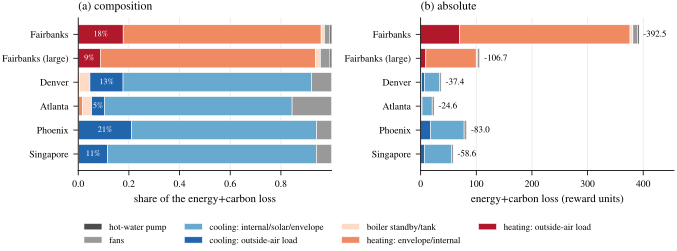

Write the Python code that produced this figure.
"""Energy-flow decomposition figure for the paper.

Reads the instrumented rollouts written by ``python -m sbx.energyflow run``
(``results/<tag>/<building>__<weather>.json``) and draws, for one scenario per
climate station:

  (a) the decomposition of the episode's energy+carbon loss into heating,
      cooling, boiler standby, fans and pump -- as fractions of that scenario's
      own loss, so the shape of the loss is comparable across climates;
  (b) the same decomposition in absolute reward units, so the cold climates'
      dominance is visible.

It also prints the markdown table the report quotes, and the ventilation-share
numbers the headline claim rests on. No simulator calls: every number is read
from a stored rollout.

Run:  starter-kit/.venv/bin/python paper/figures/energy_flow.py [--tag ef_dev30]
"""

from __future__ import annotations

import argparse
import json
from pathlib import Path

import matplotlib

matplotlib.use("Agg")
import matplotlib.pyplot as plt
import numpy as np

plt.rcParams.update(
    {
        "font.family": "serif",
        "font.serif": ["STIXGeneral", "DejaVu Serif"],
        "mathtext.fontset": "stix",
        "font.size": 8,
        "axes.labelsize": 8,
        "axes.titlesize": 8.5,
        "xtick.labelsize": 7,
        "ytick.labelsize": 7,
        "legend.fontsize": 6.5,
        "axes.linewidth": 0.6,
        "xtick.major.width": 0.6,
        "ytick.major.width": 0.6,
        "axes.spines.top": False,
        "axes.spines.right": False,
        "pdf.fonttype": 42,
        "savefig.bbox": "tight",
        "savefig.pad_inches": 0.01,
    }
)

HERE = Path(__file__).resolve().parent
ROOT = HERE.parent.parent
RESULTS = ROOT / "results"
OUT = HERE

# One scenario per station, plus the two largest dev30 buildings. The order is
# cold to hot so the panels read left to right as a climate sweep.
SELECTION = [
    ("building_train_1/fairbanks_1", "Fairbanks"),
    ("building_train_2/fairbanks_2", "Fairbanks (large)"),
    ("building_train_7/denver_5", "Denver"),
    ("building_train_2/atlanta_3", "Atlanta"),
    ("building_train_8/phoenix_4", "Phoenix"),
    ("building_train_4/singapore_3", "Singapore"),
]

# Stacked-bar groups: components that share a mechanism share a colour.
GROUPS = [
    ("heat_vent", "heating: outside-air load", "#b2182b"),
    ("heat_rest", "heating: envelope/internal", "#ef8a62"),
    ("standby", "boiler standby/tank", "#fddbc7"),
    ("cool_vent", "cooling: outside-air load", "#2166ac"),
    ("cool_rest", "cooling: internal/solar/envelope", "#67a9cf"),
    ("fans", "fans", "#999999"),
    ("pump", "hot-water pump", "#4d4d4d"),
]


TAG = ["ef_shipped"]


def _components(record: dict) -> dict[str, float]:
    """Groups the stored per-component losses into the figure's categories."""
    comp = record["components"]
    out = {}
    for name, _, _ in GROUPS:
        if name == "standby":
            # Everything billed that the coils did not draw; may be negative
            # over a window where the tank discharged more than it was charged.
            value = comp["boiler_standby"]["loss_total"]
        elif name == "fans":
            value = comp["fan_supply"]["loss_total"] + comp["fan_exhaust"]["loss_total"]
        else:
            value = comp[name]["loss_total"]
        out[name] = -float(value)  # stored as a loss (negative); plot positive
    return out


def load(tag: str) -> dict[str, dict]:
    out = {}
    for scenario, _ in SELECTION:
        path = RESULTS / tag / (scenario.replace("/", "__") + ".json")
        if not path.exists():
            raise SystemExit(f"missing {path}; run: python -m sbx.energyflow run --tag {tag}")
        out[scenario] = json.loads(path.read_text())
    return out


def fmt(value: float, digits: int = 3) -> str:
    return f"{value:.{digits}f}"


def table(records: dict[str, dict]) -> str:
    """Markdown: the reward-unit decomposition and the physical energy terms."""
    lines = [
        "| scenario | station | $\\bar T_\\mathrm{out}$ (°C) | comfort | energy | carbon "
        "| total | heating: outside-air | heating: envelope/internal | boiler standby "
        "| cooling: outside-air | cooling: internal/solar | fans | pump | residual |",
        "|" + "---|" * 15,
    ]
    for scenario, label in SELECTION:
        r = records[scenario]
        comp = _components(r)  # positive, grouped
        total = sum(comp.values())
        parts = sum(-v["loss_total"] for v in r["components"].values())
        lines.append(
            "| {scen} | {station} | {tout:.1f} | {comfort:.3f} | {energy:.2f} | {carbon:.2f} "
            "| {total:.2f} | {hv:.2f} | {hr:.2f} | {sb:.2f} | {cv:.2f} | {cr:.2f} "
            "| {fan:.3f} | {pump:.3f} | {resid:.3f} |".format(
                scen=scenario.split("/")[-1],
                station=label,
                tout=r["outside_temp_mean"] - 273.15,
                comfort=-r["loss_comfort"],
                energy=-r["loss_energy"],
                carbon=-r["loss_carbon"],
                total=-(r["loss_energy"] + r["loss_carbon"]),
                hv=comp["heat_vent"],
                hr=comp["heat_rest"],
                sb=comp["standby"],
                cv=comp["cool_vent"],
                cr=comp["cool_rest"],
                fan=comp["fans"],
                pump=comp["pump"],
                resid=total - parts,
            )
        )

    lines += [
        "",
        "| scenario | station | coil heat (kWh$_{th}$) | ventilation-carried (kWh$_{th}$, %) "
        "| marginal coil relief, 100% recirc (%) | chiller (kWh$_e$) | vent share of chiller (%) "
        "| supply fan (kWh$_e$) | exhaust fan (kWh$_e$) | pump (kWh$_e$) |",
        "|" + "---|" * 10,
    ]
    for scenario, label in SELECTION:
        r = records[scenario]
        fuel = r["fuel_totals"]
        stats = step_stats(TAG[0], scenario)
        coil = fuel["gas_coil_sum"] / 3.6e6
        vent_heat = stats.get("vent_heat_kwh", -fuel["vent_analytic_sum"] / 3.6e6)
        reheat = fuel["reheat_sum"] / 3.6e6
        reheat_cf = fuel["reheat_cf_sum"] / 3.6e6
        chiller = fuel["chiller_electrical_sum"] / 3.6e6
        vent_cool = fuel["chiller_vent_sum"] / 3.6e6
        vcp = f"{100.0 * vent_cool / chiller:.0f}%" if chiller > 1e-9 else "--"
        vhp = (
            f"{100.0 * vent_heat / coil:.0f}%"
            if coil > 1.0 and vent_heat <= coil
            else "--"
        )
        marg = (
            f"{100.0 * (reheat - reheat_cf) / reheat:.1f}%"
            if reheat > 1e-9
            else "--"
        )
        lines.append(
            "| {scen} | {station} | {coil:.1f} | {vh:.1f} ({vhp}) | {marg} "
            "| {chiller:.2f} | {vc:.2f} ({vcp}) | {fs:.2f} | {fe:.2f} | {pump:.2f} |".format(
                scen=scenario.split("/")[-1],
                station=label,
                coil=coil,
                vh=vent_heat,
                vhp=vhp,
                marg=marg,
                chiller=chiller,
                vc=vent_cool,
                vcp=vcp,
                fs=fuel["fan_supply_sum"] / 3.6e6,
                fe=fuel["fan_exhaust_sum"] / 3.6e6,
                pump=fuel["pump_sum"] / 3.6e6,
            )
        )
    return "\n".join(lines)


def step_stats(tag: str, scenario: str) -> dict[str, float]:
    """Step-level statistics that need the per-step series, not the totals."""
    path = RESULTS / tag / (scenario.replace("/", "__") + ".npz")
    if not path.exists():
        return {}
    with np.load(path) as npz:
        vent = np.maximum(0.0, -npz["q_vent_analytic"].astype(np.float64))
        coil = np.maximum(0.0, npz["gas_coil"].astype(np.float64))
        chiller = np.abs(npz["p_chiller"].astype(np.float64))
        recirc = npz["ahu"][:, :, 1].astype(np.float64)
        out = {}
        mask = coil > 0.0
        if mask.any():
            ratio = vent[mask] / coil[mask]
            out["heating_steps"] = int(mask.sum())
            out["vent_exceeds_coil_share"] = float((ratio > 1.0).mean())
            out["vent_to_coil_median"] = float(np.median(ratio))
        out["vent_heat_kwh"] = float(np.maximum(0.0, -npz["q_vent_analytic"]).sum() / 3.6e6)
        out["vent_cool_kwh"] = float(np.maximum(0.0, npz["q_vent_analytic"]).sum() / 3.6e6)
        if "coil_capacity" in npz:
            cap = npz["coil_capacity"].astype(np.float64)
            ok = (cap > 0.0) & mask
            if ok.any():
                out["coil_saturation_median"] = float(np.median(coil[ok] / cap[ok]))
        out["recirc_floored_share"] = float((recirc >= 0.6995).mean())
        out["recirc_mean"] = float(recirc.mean())
        cath = chiller > 0.0
        if cath.any():
            cv = npz["p_chiller_vent"].astype(np.float64)[cath]
            out["cooling_steps"] = int(cath.sum())
            out["cooling_vent_share_mean"] = float(np.clip(cv / chiller[cath], 0, 1).mean())
        return out


def claims(records: dict[str, dict]) -> str:
    """The report's headline numbers, computed rather than typed."""
    lines = []

    def fuel(r):
        return r["fuel_totals"]

    cold = [s for s, lab in SELECTION if "airbanks" in s or lab == "Denver"]
    tot = {}
    for scenario, _ in SELECTION:
        r = records[scenario]
        c = _components(r)
        tot[scenario] = sum(c.values())

    grand = sum(tot.values())
    hv = sum(_components(records[s])["heat_vent"] for s, _ in SELECTION)
    hr = sum(_components(records[s])["heat_rest"] for s, _ in SELECTION)
    st = sum(_components(records[s])["standby"] for s, _ in SELECTION)
    cv = sum(_components(records[s])["cool_vent"] for s, _ in SELECTION)
    cr = sum(_components(records[s])["cool_rest"] for s, _ in SELECTION)
    fn = sum(_components(records[s])["fans"] for s, _ in SELECTION)
    pu = sum(_components(records[s])["pump"] for s, _ in SELECTION)
    lines.append(
        "Across the six scenarios the energy+carbon loss is "
        f"{grand:.1f} reward units: heating {hv + hr + st:.1f} "
        f"({100 * (hv + hr + st) / grand:.0f}%), of which the marginal ventilation "
        f"duty is {hv:.1f} ({100 * hv / grand:.0f}% of the total, "
        f"{100 * hv / (hv + hr + st):.0f}% of the heating); cooling {cv + cr:.1f} "
        f"({100 * (cv + cr) / grand:.0f}%), of which ventilation {cv:.1f} "
        f"({100 * cv / (cv + cr):.0f}% of the cooling); fans {fn:.1f} "
        f"({100 * fn / grand:.0f}%); pump {pu:.2f} ({100 * pu / grand:.1f}%)."
    )
    for scenario, label in SELECTION:
        r = records[scenario]
        f = fuel(r)
        stats = step_stats(TAG[0], scenario)
        coil = f["gas_coil_sum"] / 3.6e6
        vent_heat = stats.get("vent_heat_kwh", -f["vent_analytic_sum"] / 3.6e6)
        reheat = f["reheat_sum"] / 3.6e6
        reheat_cf = f["reheat_cf_sum"] / 3.6e6
        outside = 100 * (
            1 - np.mean([a["recirculation_mean"] for a in r["ahu"].values()])
        )
        if coil > 1.0 and vent_heat <= coil:
            share = (
                f"{100 * vent_heat / coil:.0f}% of the {coil:.1f} kWh_th the reheat "
                f"coils delivered"
            )
        elif coil > 1.0:
            share = (
                f"more than the {coil:.1f} kWh_th the reheat coils delivered "
                f"({100 * vent_heat / max(coil, 1e-9):.0f}%), i.e. the coils cannot carry it"
            )
        else:
            share = f"against {coil:.1f} kWh_th of reheat, because almost no heating ran"
        lines.append(
            f"{label}: the outside-air stream at {outside:.0f}% of supply airflow "
            f"carries {vent_heat:.1f} kWh_th into the building over the episode, {share}"
            + (
                f"; recirculating everything would cut the coil duty by "
                f"{100 * (reheat - reheat_cf) / reheat:.1f}% only, because the coils are "
                f"water-limited (median duty {100 * stats.get('coil_saturation_median', float('nan')):.0f}% "
                f"of the air side's capacity)"
                if reheat > 1e-9 and stats.get("coil_saturation_median") is not None
                else ""
            )
            + "."
        )
    for scenario, label in SELECTION:
        f = fuel(records[scenario])
        chiller = f["chiller_electrical_sum"] / 3.6e6
        if chiller < 1e-6:
            continue
        lines.append(
            f"{label}: the chiller draws {chiller:.2f} kWh_e, of which "
            f"{100 * (f['chiller_vent_sum'] / 3.6e6) / chiller:.0f}% is attributable to the "
            f"outside air (the rest is internal, solar and envelope gain); the exhaust "
            f"fan, which exists only to make room for that outside air, adds "
            f"{f['fan_exhaust_sum'] / 3.6e6:.2f} kWh_e against "
            f"{f['fan_supply_sum'] / 3.6e6:.2f} kWh_e for the supply fan."
        )
    return "\n".join(lines)


def figure(records: dict[str, dict], name: str = "energy_flow") -> Path:
    labels = [label for _, label in SELECTION]
    grid = np.array(
        [[_components(records[scenario])[name] for name, _, _ in GROUPS]
         for scenario, _ in SELECTION]
    )
    totals = grid.sum(axis=1)
    shares = grid / np.where(totals[:, None] > 0, totals[:, None], 1.0)

    fig, axes = plt.subplots(
        1, 2, figsize=(7.0, 2.6), gridspec_kw={"width_ratios": [1.0, 1.0]}
    )
    for ax, data, xlabel, title in (
        (axes[0], shares, "share of the energy+carbon loss", "(a) composition"),
        (axes[1], grid, "energy+carbon loss (reward units)", "(b) absolute"),
    ):
        bottom = np.zeros(len(SELECTION))
        for column_index, (_, label, color) in enumerate(GROUPS):
            values = data[:, column_index]
            ax.barh(
                np.arange(len(SELECTION)),
                values,
                left=bottom,
                color=color,
                edgecolor="white",
                linewidth=0.4,
                label=label,
            )
            bottom += values
        ax.set_yticks(np.arange(len(SELECTION)))
        ax.set_yticklabels(labels)
        ax.set_xlabel(xlabel)
        ax.set_title(title, loc="left")
        ax.invert_yaxis()
        ax.grid(axis="x", color="0.9", linewidth=0.5)
        ax.set_axisbelow(True)
    # Label the two ventilation segments inside panel (a): they are the claim.
    column = {group: i for i, (group, _, _) in enumerate(GROUPS)}
    for row in range(len(SELECTION)):
        for group in ("heat_vent", "cool_vent"):
            share = shares[row, column[group]]
            if share < 0.03:
                continue
            left = sum(shares[row, j] for j in range(column[group]))
            axes[0].annotate(
                f"{100 * share:.0f}%",
                (left + share / 2, row),
                ha="center",
                va="center",
                fontsize=6,
                color="white",
            )
    for row, total in enumerate(totals):
        axes[1].annotate(
            f"{-total:.1f}", (total, row), xytext=(3, 0), textcoords="offset points",
            va="center", fontsize=6.5,
        )
    axes[1].set_xlim(0, grid.sum(axis=1).max() * 1.16)
    handles, names = axes[0].get_legend_handles_labels()
    fig.legend(
        handles[::-1],
        names[::-1],
        loc="lower center",
        ncol=4,
        frameon=False,
        bbox_to_anchor=(0.5, -0.02),
    )
    fig.tight_layout(rect=(0, 0.12, 1, 1))
    path = OUT / f"{name}.pdf"
    fig.savefig(path)
    plt.close(fig)
    return path


def main(argv: list[str] | None = None) -> int:
    parser = argparse.ArgumentParser(description=__doc__)
    parser.add_argument("--tag", default="ef_shipped")
    parser.add_argument("--markdown", default=None, help="write the report body here")
    args = parser.parse_args(argv)
    TAG[0] = args.tag
    records = load(args.tag)
    print(table(records))
    print()
    for scenario, label in SELECTION:
        r = records[scenario]
        fuel = r["fuel_totals"]
        rec = r["reconciliation"]
        print(
            f"{label:>20}  steps={r['steps']:5d}  rec.err={rec.get('rel_error_vs_reward_terms', float('nan')):.1e}"
            f"  recirc={np.mean([a['recirculation_mean'] for a in r['ahu'].values()]):.3f}"
            f"  coil={fuel['gas_coil_sum'] / 3.6e6:7.1f}kWh"
            f"  vent-heat={-fuel['vent_analytic_sum'] / 3.6e6:7.1f}kWh"
            f"  chiller={fuel['chiller_electrical_sum'] / 3.6e6:6.2f}kWh_e"
            f"  standby={fuel['gas_standby_sum'] / 3.6e6:6.1f}kWh"
        )
        stats = step_stats(args.tag, scenario)
        if stats:
            print(
                f"{'':>20}  recirc mean {stats['recirc_mean']:.3f} "
                f"(at the 0.7 floor {100 * stats['recirc_floored_share']:.0f}% of steps)"
                + (
                    f", vent load > coil duty on {100 * stats['vent_exceeds_coil_share']:.0f}%"
                    f" of the {stats['heating_steps']} heating steps"
                    f" (median {stats['vent_to_coil_median']:.2f}x)"
                    if "vent_exceeds_coil_share" in stats
                    else ""
                )
                + (
                    f", ventilation {100 * stats['cooling_vent_share_mean']:.0f}% of the"
                    f" chiller draw (mean of per-step shares, "
                    f"{stats['cooling_steps']} cooling steps)"
                    if "cooling_vent_share_mean" in stats
                    else ""
                )
            )
    print()
    print(claims(records))
    path = figure(records)
    print(f"\nwrote {path}")
    if args.markdown:
        rows = []
        for scenario, label in SELECTION:
            r = records[scenario]
            stats = step_stats(args.tag, scenario)
            rows.append(
                f"| {label} | {scenario} | {r['steps']} | {r['num_zones']} "
                f"| {r['num_ahus']} | {r['mean_per_step_reward']:.6f} "
                f"| {stats.get('recirc_mean', float('nan')):.3f} "
                f"| {stats.get('coil_saturation_median', float('nan')):.2f} "
                f"| {r['reconciliation'].get('rel_error_energy', float('nan')):.1e} "
                f"| {r['reconciliation'].get('rel_error_carbon', float('nan')):.1e} |"
            )
        body = "\n".join(
            [
                "## Decomposition of the energy+carbon loss (reward units, positive)",
                "",
                table(records),
                "",
                "## Rollout metadata and the reconciliation check",
                "",
                "| station | scenario | steps | zones | AHUs | mean reward/step "
                "| recirculation | coil saturation | energy rel. err | carbon rel. err |",
                "|" + "---|" * 10,
                *rows,
                "",
                "## Key numbers",
                "",
                *[f"- {line}" for line in claims(records).splitlines()],
            ]
        )
        Path(args.markdown).write_text(body + "\n")
        print(f"wrote {args.markdown}")
    return 0


if __name__ == "__main__":
    raise SystemExit(main())
